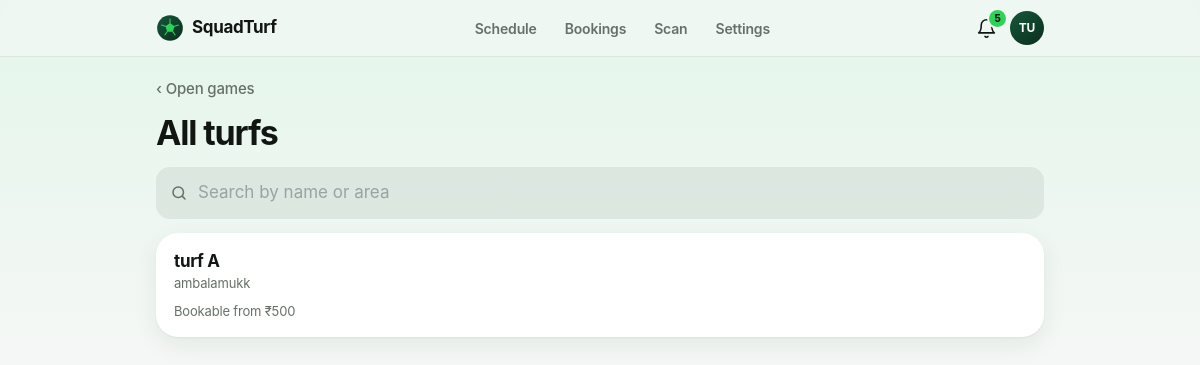
The app's page /turfs/ (signed in) with its own data.
### core/models.py (models this page shows, shortened)
class Profile(models.Model):
    user = models.OneToOneField(
        settings.AUTH_USER_MODEL, on_delete=models.CASCADE, related_name='profile'
    )
    phone = models.CharField(max_length=15, unique=True)
    is_available_for_alerts = models.BooleanField(default=True)
    created_at = models.DateTimeField(auto_now_add=True)
    @property
    def display_name(self):
        return self.user.first_name or self.user.username
    def initials(self):
        name = self.display_name.strip()
        parts = [p for p in name.split(' ') if p]
        if not parts:
            return '?'
        if len(parts) == 1:
            return parts[0][:2].upper()
        return (parts[0][0] + parts[-1][0]).upper()

class Turf(models.Model):
    name = models.CharField(max_length=120)
    location_name = models.CharField(max_length=200)
    slug = models.SlugField(
        unique=True,
        help_text="Used in the QR landing URL, e.g. /t/arena-malaparamba/",
    )
    is_active = models.BooleanField(default=True)
    created_at = models.DateTimeField(auto_now_add=True)
    SLOT_LENGTH_CHOICES = [
        (30, '30 minutes'), (60, '1 hour'), (90, '90 minutes'), (120, '2 hours'),
    ]
    booking_enabled = models.BooleanField(
        default=False,
        help_text="Master switch. Turn on once the turf is onboarded and its details are filled in "
                  "— only then does it appear under Book a turf.",
    )
    bookings_paused = models.BooleanField(
        default=False,
        help_text="Temporarily stop new online bookings. The turf admin can flip this too.",
    )
    description = models.TextField(blank=True)
    address = models.CharField(max_length=255, blank=True)
    map_url = models.URLField(blank=True, help_text="Google Maps link (optional) — used for Directions.")
    cover_image_url = models.URLField(
        max_length=500, blank=True,
        help_text="Direct link to a cover photo (optional). A designed gradient is used if left blank.",
    )
    sports = models.CharField(max_length=200, blank=True, help_text="Comma separated, e.g. Football, Cricket")
    amenities = models.CharField(
        max_length=300, blank=True, help_text="Comma separated, e.g. Floodlights, Parking, Washroom"
    )
    pitch_info = models.CharField(max_length=120, blank=True, help_text="e.g. Artificial turf · 5v5 / 7v7")
    contact_phone = models.CharField(max_length=15, blank=True)
    opens_at = models.TimeField(default=time(6, 0))
    closes_at = models.TimeField(
        default=time(23, 0), help_text="Use 12:00 AM (midnight) to run until the end of the day."
    )
    slot_minutes = models.PositiveSmallIntegerField(default=60, choices=SLOT_LENGTH_CHOICES)
    max_slots_per_booking = models.PositiveSmallIntegerField(
        default=4, validators=[MinValueValidator(1), MaxValueValidator(8)]
    )
    advance_days = models.PositiveSmallIntegerField(
        default=14, validators=[MinValueValidator(1), MaxValueValidator(60)],
        help_text="How many days ahead players can book.",
    )
    cancel_before_hours = models.PositiveSmallIntegerField(
        default=4, validators=[MaxValueValidator(72)],
        help_text="Players can cancel for free until this many hours before the start.",
    )
    price_per_slot = models.DecimalField(max_digits=8, decimal_places=2, default=0)
    peak_price_per_slot = models.DecimalField(max_digits=8, decimal_places=2, null=True, blank=True)
    peak_starts_at = models.TimeField(
        null=True, blank=True, help_text="Peak price applies from this time until closing."
    )
    weekend_is_peak = models.BooleanField(default=False, help_text="Charge the peak price all day Sat & Sun.")
    class Meta:
        ordering = ['name']
    @property
    def has_peak_pricing(self):
        return self.peak_price_per_slot is not None and bool(self.peak_starts_at or self.weekend_is_peak)
    @property
    def price_from(self):
        if self.has_peak_pricing:
            return min(self.price_per_slot, self.peak_price_per_slot)
        return self.price_per_slot

### core/views.py (the view)
# urls.py: path('turfs/', views.turf_directory, name='turf_directory'),
def turf_directory(request):
    search = request.GET.get('q', '').strip()
    turfs = Turf.objects.filter(is_active=True)
    if search:
        turfs = turfs.filter(Q(name__icontains=search) | Q(location_name__icontains=search))
    open_counts = dict(
        Match.objects.filter(
            status=Match.Status.OPEN, match_time__gte=timezone.now() - FEED_LOOKBACK
        ).order_by().values_list('turf_id').annotate(n=Count('id'))
    )
    turfs = list(turfs)
    for t in turfs:
        t.open_match_count = open_counts.get(t.id, 0)
    return render(request, 'core/turfs.html', {'turfs': turfs, 'search': search})

### core/booking_logic.py (called while the page is built)
def managed_turfs(user):
    if not user.is_authenticated:
        return []
    cached = getattr(user, '_managed_turfs', None)
    if cached is None:
        cached = [
            link.turf for link in TurfManager.objects.filter(user=user).select_related('turf')
            if link.turf.is_active
        ]
        user._managed_turfs = cached
    return cached

### core/context_processors.py (called while the page is built)
def unread_notifications(request):
    user = request.user
    if not user.is_authenticated:
        return {}
    return {
        'unread_notification_count': active_for(user).filter(is_read=False).count(),
        'has_push_subscription': PushSubscription.objects.filter(user=user).exists(),
    }

def turf_admin_context(request):
    if not request.user.is_authenticated:
        return {}
    turfs = bl.managed_turfs(request.user)
    return {'is_turf_admin': bool(turfs), 'managed_turfs': turfs}

### core/notifications.py (called while the page is built)
def cutoff():
    return timezone.now() - NOTIFICATION_TTL

def active_for(user):
    return Notification.objects.filter(recipient=user, created_at__gte=cutoff())

### core/templatetags/booking_tags.py (called while the page is built)
@register.filter
def inr(value):
    try:
        value = Decimal(value)
    except Exception:
        return value
    return f"₹{int(value):,}" if value == value.to_integral_value() else f"₹{value:,.2f}"

### core/templatetags/core_extras.py (called while the page is built)
@register.simple_tag(takes_context=True)
def active(context, *names):
    match = getattr(context.get('request'), 'resolver_match', None)
    return 'is-active' if match and match.url_name in names else ''

### core/templates/core/turfs.html (shortened to what this page needs)
{% extends 'core/base.html' %}
{% load booking_tags %}
{% block content %}
<div class="st">
  <a class="st-back" href="{% url 'feed' %}">‹ Open games</a>
  <h1 class="st-title" style="font-size:clamp(26px,5vw,34px)">All turfs</h1>
  <form class="st-search" method="get" role="search">
    <svg viewBox="0 0 24 24" fill="none" stroke="currentColor" stroke-width="2" stroke-linecap="round"><circle cx="11" cy="11" r="7"/><path d="m20 20-3.5-3.5"/></svg>
    <input type="search" name="q" value="{{ search }}" placeholder="Search by name or area" aria-label="Search turfs">
  </form>
  {% if turfs %}
  <div class="st-list">
    {% for turf in turfs %}
    <a class="st-item" href="{% url 'turf_detail' turf.slug %}">
      <div class="st-match-top">
        <div><h3>{{ turf.name }}</h3><p class="st-muted" style="font-size:13px">{{ turf.location_name }}</p></div>
      </div>
      {% if turf.booking_enabled %}<p class="st-muted" style="font-size:13px;margin-top:8px">Bookable from {{ turf.price_from|inr }}</p>{% endif %}
    </a>
    {% endfor %}
  </div>
  {% else %}<div class="st-empty"><b>No turfs found.</b>Try a different search.</div>{% endif %}
</div>
{% endblock %}

### core/templates/core/base.html (shortened to what this page needs)
{% load static core_extras %}<!DOCTYPE html>
<html lang="en">
<head>
<link rel="stylesheet" href="{% static 'core/css/app.css' %}">
</head>
<body class="{% if user.is_authenticated %}has-tabs{% endif %}"{% if user.is_authenticated %} data-live{% endif %}>
<header class="st-nav">
  <div class="st-nav-in">
    <a class="st-brand" href="{% if is_turf_admin %}{% url 'manage_home' %}{% else %}{% url 'home' %}{% endif %}" aria-label="SquadTurf home">
      SquadTurf
    </a>
    {% if user.is_authenticated %}
    <nav class="st-links" aria-label="Main">
      {% if is_turf_admin %}
        <a class="{% active 'manage_schedule' 'manage_home' %}" href="{% url 'manage_schedule' managed_turfs.0.slug %}">Schedule</a>
        <a class="{% active 'manage_bookings' %}" href="{% url 'manage_bookings' managed_turfs.0.slug %}">Bookings</a>
        <a class="{% active 'manage_scan' %}" href="{% url 'manage_scan' managed_turfs.0.slug %}">Scan</a>
        <a class="{% active 'manage_settings' %}" href="{% url 'manage_settings' managed_turfs.0.slug %}">Settings</a>
      {% endif %}
    </nav>
    <div class="st-nav-end">
      <a class="st-icon-btn" href="{% url 'notification_list' %}" aria-label="Notifications">
        <svg><use href="#i-bell"/></svg>
        <span class="st-badge" data-notif-badge {% if not unread_notification_count %}hidden{% endif %}>{{ unread_notification_count }}</span>
      </a>
      <a class="st-avatar-btn" href="{% url 'profile' %}" aria-label="Profile">{{ user.profile.initials }}</a>
    </div>
    {% else %}
    <div class="st-nav-end">
      <a class="st-btn st-btn-soft st-btn-sm" href="{% url 'login' %}">Log in</a>
      <a class="st-btn st-btn-sm" href="{% url 'signup' %}">Sign up</a>
    </div>
    {% endif %}
  </div>
</header>
<main>
  <div class="st-wrap">
    {% block content %}{% endblock %}
  </div>
</main>
</body>
</html>

### records on screen
Turf: name "turf A", location_name "ambalamukk", price_from|inr "₹500"

### other values on screen
{{ unread_notification_count }} "5"
{{ user.profile.initials }} "TU"
